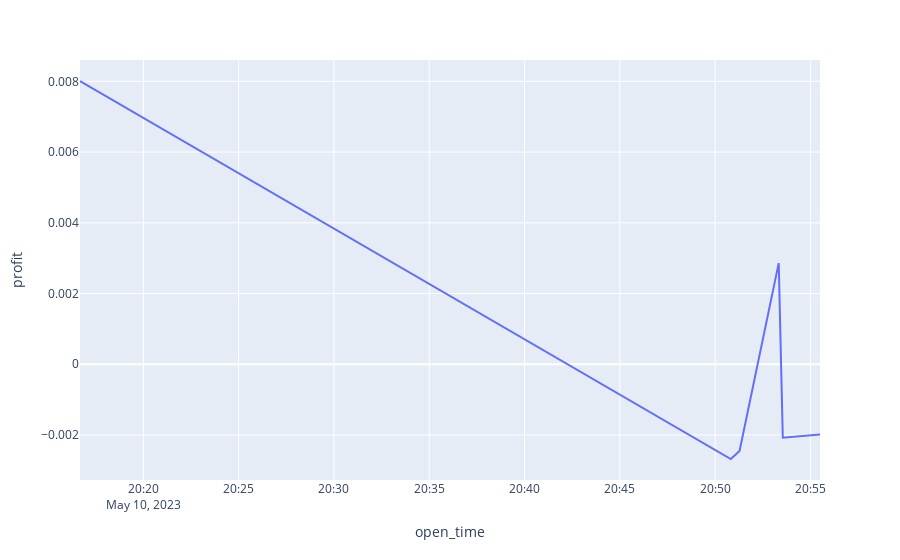

Notebook source saved alongside this figure:
### Code cell
px.line(trades, x="open_time", y="profit")

### Figure 1 — Plotly figure (JSON) as saved in the notebook; plotly's stock layout.template omitted (floating-point values rounded to 4 significant figures)
{"data": [{"hovertemplate": "open_time=%{x}<br>profit=%{y}<extra></extra>", "legendgroup": "", "line": {"color": "#636efa", "dash": "solid"}, "marker": {"symbol": "circle"}, "mode": "lines", "name": "", "orientation": "v", "showlegend": false, "type": "scatter", "x": ["2023-05-10T20:16:40.544196", "2023-05-10T20:50:49.296963", "2023-05-10T20:51:16.902684", "2023-05-10T20:53:20.182227", "2023-05-10T20:53:33.039178", "2023-05-10T20:55:30.137882"], "xaxis": "x", "y": [0.00801, -0.00268, -0.00245, 0.00286, -0.00208, -0.00199], "yaxis": "y"}], "layout": {"legend": {"tracegroupgap": 0}, "margin": {"t": 60}, "xaxis": {"anchor": "y", "domain": [0, 1], "title": {"text": "open_time"}}, "yaxis": {"anchor": "x", "domain": [0, 1], "title": {"text": "profit"}}}}
